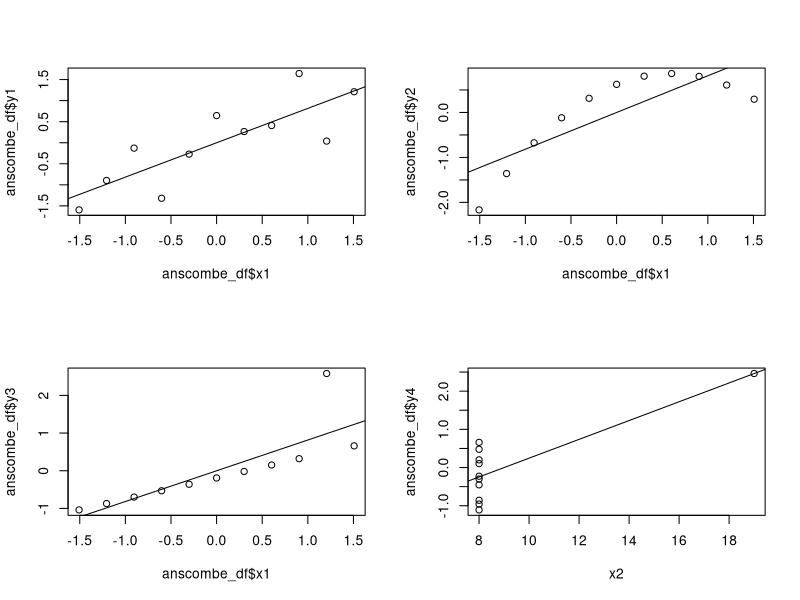

Generate this figure with R:
# correlation.R

# Anscombe's quartet
x1 <- c(10.0, 8.0, 13.0, 9.0, 11.0, 14.0, 6.0, 4.0, 12.0, 7.0, 5.0)
y1 <- c(8.04, 6.95, 7.58, 8.81, 8.33, 9.96, 7.24, 4.26, 10.84, 4.82, 5.68)
y2 <- c(9.14, 8.14, 8.74, 8.77, 9.26, 8.1, 6.13, 3.1, 9.13, 7.26, 4.74)
y3 <- c(7.46, 6.77, 12.74, 7.11, 7.81, 8.84, 6.08, 5.39, 8.15, 6.42, 5.73)
x2 <- c(rep(8.0, 7), 19, rep(8.0, 3))
y4 <- c(6.58, 5.76, 7.71, 8.84, 8.47, 7.04, 5.25, 12.50, 5.56, 7.91, 6.89)

anscombe_df <- data.frame(x1=x1, y1=y1, y2=y2, y3=y3, x2=x2, y4=y4)
mat <- scale(anscombe_df)
anscombe_df <- data.frame(x1=mat[, 1], y1=mat[, 2], y2=mat[, 3], y3=mat[, 4], x2=mat[, 5], y4=mat[, 6])

par(mfrow=c(2, 2))
plot(anscombe_df$x1, anscombe_df$y1)
fit <- lm(anscombe_df$y1~anscombe_df$x1)
abline(fit)

plot(anscombe_df$x1, anscombe_df$y2)
fit <- lm(anscombe_df$y2~anscombe_df$x1)
abline(fit)

plot(anscombe_df$x1, anscombe_df$y3)
fit <- lm(anscombe_df$y3~anscombe_df$x1)
abline(fit)

plot(x2, anscombe_df$y4)
fit <- lm(anscombe_df$y4~x2)
abline(fit)


fit2 <- lm(x1~y2+y3-1)
summary(fit2)
vy <- anscombe_df$x1
mX <- as.matrix(anscombe_df[, c("y2", "y3")])
vbeta <- coef(fit2)
cor(vy, mX %*% vbeta)
cor(vy, mX %*% vbeta)^2

write.table(file="anscombes_quartet.csv", anscombe_df, row.names=FALSE, col.names=FALSE, quote=FALSE, sep=",")
